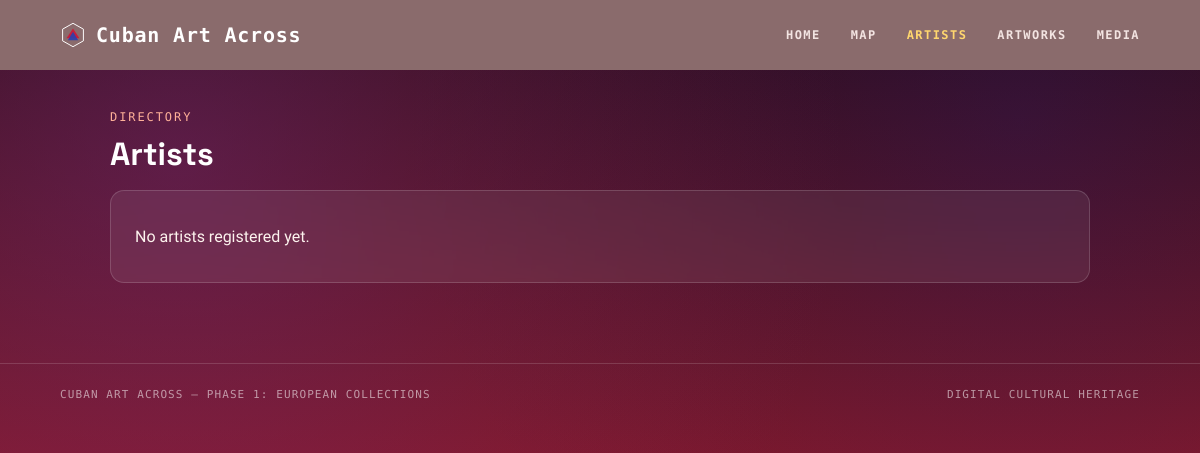
The app's page /artist/, older data.
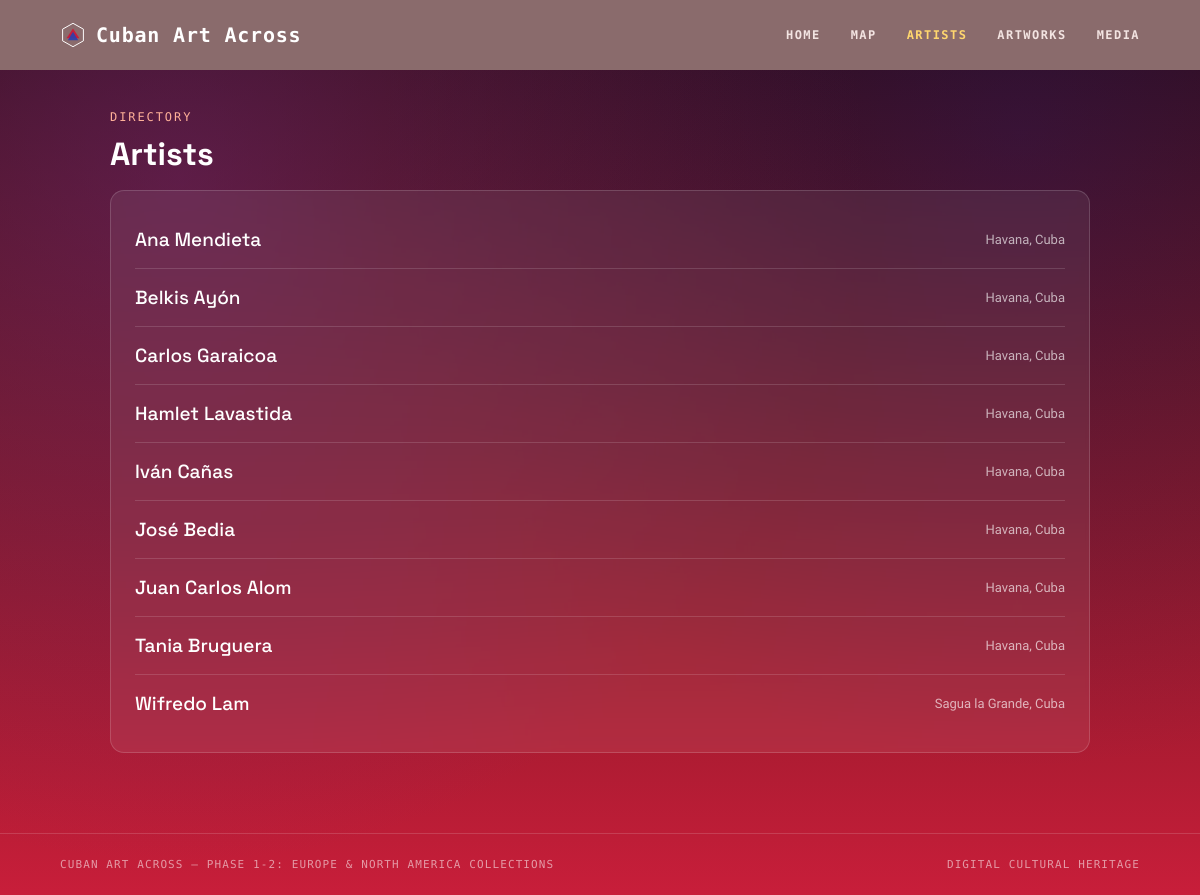
The same page, newer data.
### zettels/models.py (models this page shows, shortened)
class Artist(models.Model):
    name = models.CharField(max_length=100)
    birth_year = models.IntegerField(null=True,blank=True)
    death_year = models.IntegerField(null=True,blank=True)
    birthplace = models.CharField(max_length=100, null=True,blank=True)
    class Meta:
        ordering = ['name']

### zettels/views.py (the view)
# urls.py: path('artist/', views.ArtistListView.as_view(), name='artist_list'),
class ArtistListView(ListView):
    model = Artist
    template_name = 'zettels/artist_list.html'
    context_object_name = 'artist'

### zettels/context_processors.py (called while the page is built)
def project_phase(request):
    regions_present = set(
        Museum.objects
        .exclude(region__isnull=True)
        .exclude(region='')
        .values_list('region', flat=True)
        .distinct()
    )
    ordered = [r for r in PHASE_ORDER if r in regions_present]
    if not ordered:
        return {
            'current_phase_label': 'Phase 1: European Collections',
            'current_regions': [],
        }
    names = [PHASE_LABELS[r] for r in ordered]
    collections_label = ' & '.join(names) + ' Collections'
    phase_number = f"Phase 1-{len(ordered)}" if len(ordered) > 1 else "Phase 1"
    return {
        'current_phase_label': f"{phase_number}: {collections_label}",
        'current_regions': ordered,
    }

### zettels/templates/zettels/artist_list.html (shortened to what this page needs)
{% extends 'zettels/base.html' %}
{% block content %}
<div class="wrap">
  <div class="eyebrow">Directory</div>
  <h1>Artists</h1>
  <div class="card">
    <ul class="list">
      {% for artist in artist %}
      <li>
        <a class="title" href="{% url 'zettels:artist_detail' artist.pk %}">{{ artist.name }}</a>
        <span class="muted">{{ artist.birthplace|default:"" }}</span>
      </li>
      {% empty %}
      <li>No artists registered yet.</li>
      {% endfor %}
    </ul>
  </div>
</div>
{% endblock %}

Row changes from the older to the newer data that the page shows:
added Artist: name "Ana Mendieta", birthplace "Havana, Cuba"
added Artist: name "Belkis Ayón", birthplace "Havana, Cuba"
added Artist: name "Carlos Garaicoa", birthplace "Havana, Cuba"
added Artist: name "Hamlet Lavastida", birthplace "Havana, Cuba"
added Artist: name "Iván Cañas", birthplace "Havana, Cuba"
added Artist: name "José Bedia", birthplace "Havana, Cuba"
added Artist: name "Juan Carlos Alom", birthplace "Havana, Cuba"
added Artist: name "Tania Bruguera", birthplace "Havana, Cuba"
added Artist: name "Wifredo Lam", birthplace "Sagua la Grande, Cuba"
Text that changed along with them:
{{ current_phase_label }}: "PHASE 1: EUROPEAN COLLECTIONS" → "PHASE 1-2: EUROPE & NORTH AMERICA COLLECTIONS"
text no longer shown: "No artists registered yet."
